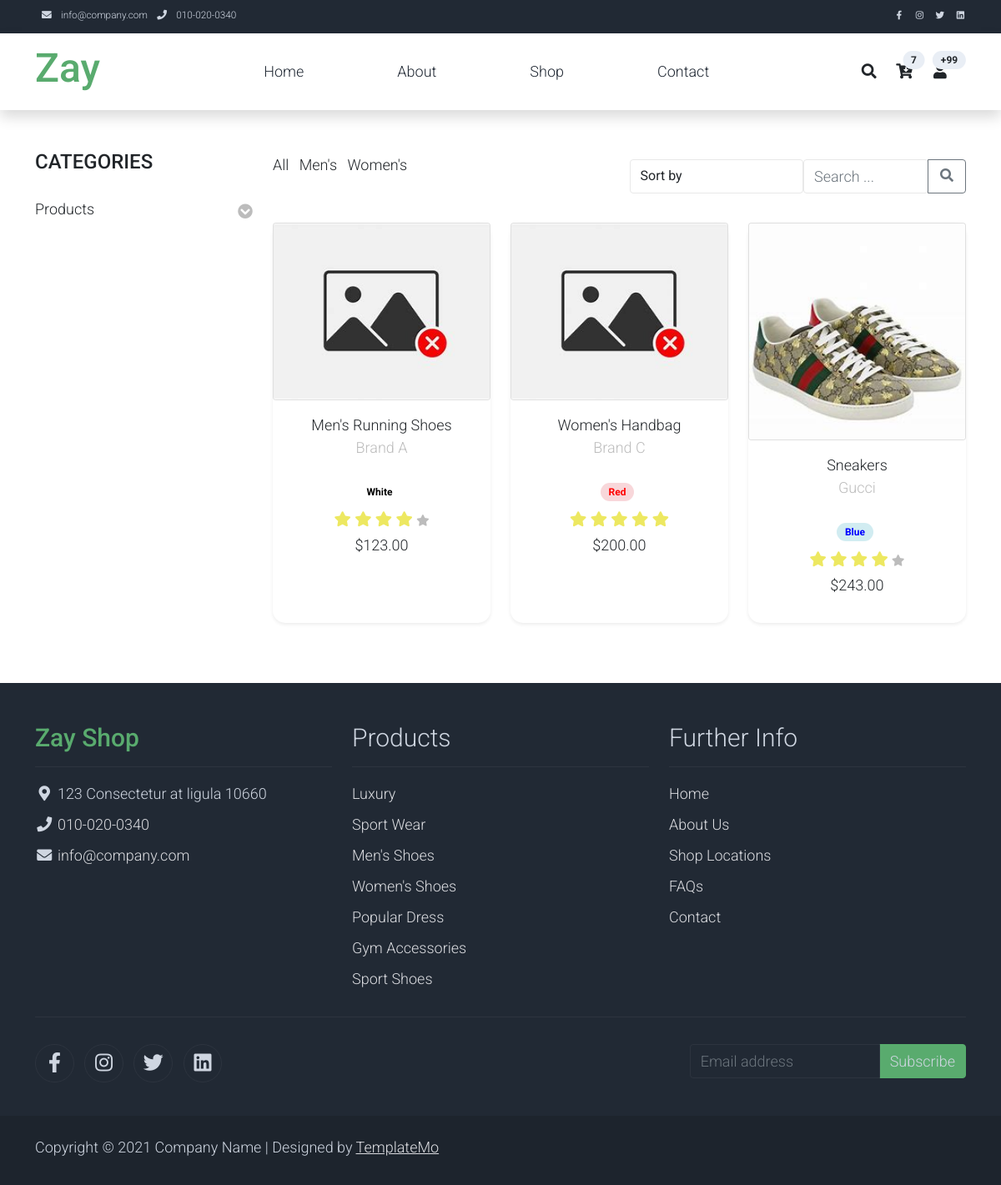
/filter/1/, run on the app's committed database.
### main/models.py (models this page shows, shortened)
class Product(models.Model):
    RATING_CHOICES = [
        (1, '1 Star'),
        (2, '2 Stars'),
        (3, '3 Stars'),
        (4, '4 Stars'),
        (5, '5 Stars'),
    ]
    name = models.CharField(max_length=200)
    rating = models.IntegerField(choices=RATING_CHOICES)
    brand = models.CharField(max_length=100)
    description = models.TextField()
    specifications = models.CharField(max_length=5000, null=True, blank=True)
    available_colors = models.ManyToManyField(Color, blank=True, verbose_name="Available Colors")
    sizes = models.ManyToManyField(Size, blank=True, verbose_name="Available Sizes")
    quantity = models.PositiveIntegerField()
    price = models.DecimalField(max_digits=10, decimal_places=2)
    featured_product = models.BooleanField(default=False, verbose_name="Featured Product")
    category = models.ForeignKey(Category, on_delete=models.CASCADE, related_name="products", null=True)
    gender = models.CharField(max_length=10, choices=[('male', 'Male'), ('female', 'Female'), ('unisex', 'Unisex')], null=True, blank=True)
    images = models.ManyToManyField('ProductImage', related_name='products', blank=True)
    class Meta:
        verbose_name = "Product"
        verbose_name_plural = "Products"

class ProductImage(models.Model):
    product = models.ForeignKey(Product, on_delete=models.CASCADE, related_name='product_images')
    image = models.ImageField(upload_to='product_images/', blank=True, null=True, default='default.jpg')

class Color(models.Model):
    name = models.CharField(max_length=50)

### main/views.py (the view)
# urls.py: path('filter/<int:category_id>/', filter_products, name='filter_products'),
def filter_products(request, category_id):
    products = Product.objects.filter(category__id=category_id)
    context = {
        'products': products,
        'category_id': category_id,
    }
    return render(request, 'shop.html', context)

### templates/shop.html (shortened to what this page needs)
{% extends 'base.html' %}
{% load static %}
{% block content %}
<div class="container py-5">
    <div class="row">
        <div class="col-lg-3 mb-4">
            <h2 class="h4 pb-4 text-uppercase font-weight-bold">Categories</h2>
            <ul class="list-unstyled templatemo-accordion">
                <li class="pb-3">
                    <a class="collapsed d-flex justify-content-between h4 text-dark text-decoration-none" href="#">
                        Products
                        <i class="fa fa-chevron-circle-down mt-1 text-muted"></i>
                    </a>
                </li>
            </ul>
        </div>
        <div class="col-lg-9">
            <div class="row mb-4 align-items-center">
                <div class="col-md-6">
                    <ul class="list-inline shop-top-menu pb-3 pt-1">
                        <li class="list-inline-item"><a class="h5 text-dark text-decoration-none mr-3" href="{% url 'main:shop' %}">All</a></li>
                        <li class="list-inline-item"><a class="h5 text-dark text-decoration-none mr-3" href="{% url 'main:filter_products_by_gender' 'male' %}">Men's</a></li>
                        <li class="list-inline-item"><a class="h5 text-dark text-decoration-none" href="{% url 'main:filter_products_by_gender' 'female' %}">Women's</a></li>
                    </ul>
                </div>
                <div class="col-md-6">
                    <form method="get" action="{% url 'main:shop' %}" id="sortForm" class="d-flex justify-content-end">
                        <select name="sort" class="form-control rounded mr-2" onchange="document.getElementById('sortForm').submit();">
                            <option value="" {% if not sort_option %}selected{% endif %}>Sort by</option>
                        </select>
                        <div class="input-group">
                            <input type="text" name="q" class="form-control rounded" placeholder="Search ..." value="{{ query|default:'' }}" aria-label="Search">
                            <button type="submit" class="btn btn-outline-secondary rounded-right">
                                <i class="fa fa-fw fa-search"></i>
                            </button>
                        </div>
                    </form>
                </div>
            </div>
            <div class="row">
                {% for product in products %}
                    <div class="col-md-4 mb-4">
                        <div class="card product-card shadow-sm rounded-lg border-0 h-100">
                            <div class="card rounded-lg overflow-hidden position-relative">
                                {% if product.images.all %}
                                    <img class="card-img-top img-fluid" src="{{ product.images.first.image.url }}" alt="{{ product.name }}">
                                {% else %}
                                    <img class="card-img-top img-fluid" src="{{ DEFAULT_IMAGE_URL }}" alt="{{ product.name }}">
                                {% endif %}
                            </div>
                            <div class="card-body text-center">
                                <a href="{% url 'main:shop_single' product.id %}" class="h5 text-decoration-none text-dark">{{ product.name }}</a>
                                <p class="small text-muted">{{ product.brand }}</p>
                                <ul class="w-100 list-unstyled d-flex justify-content-center mb-0">
                                    <li class="pt-2">
                                        {% if product.available_colors.all %}
                                            {% for color in product.available_colors.all %}
                                                <span class="badge badge-color-{{ color.name|lower }}">{{ color.name }}</span>
                                            {% endfor %}
                                        {% else %}
                                            <p class="text-muted"><strong>No colors available</strong></p>
                                        {% endif %}
                                    </li>
                                </ul>
                                <ul class="list-unstyled d-flex justify-content-center mt-2 mb-1">
                                    <li>
                                        {% for i in "12345" %}
                                            {% if forloop.counter <= product.rating %}
                                                <i class="text-warning fa fa-star"></i>
                                            {% else %}
                                                <i class="text-muted fa fa-star"></i>
                                            {% endif %}
                                        {% endfor %}
                                    </li>
                                </ul>
                                <p class="text-dark font-weight-bold">${{ product.price }}</p>
                            </div>
                        </div>
                    </div>
                {% endfor %}
            </div>
        </div>
    </div>
</div>
{% endblock content %}

### static/assets/css/templatemo.css (style rules this page uses)
body, ul, li, p, a, label, input, div { font-family: 'Roboto', sans-serif; font-size: 18px !important; font-weight: 300 !important; }
.text-warning { color: #ede861 !important; }
.text-muted { color: #bcbcbc !important; }
.templatemo-accordion a { color: #000; }
.form-control { border: 1px solid #e8e8e8; }

### templates/shop.html (style rules this page uses)
.product-card { transition: transform 0.3s, box-shadow 0.3s; border-radius: 15px; border: 1px solid #e0e0e0; }
.card-body .text-muted { font-size: 0.85rem; }
.badge { margin-right: 5px; padding: 5px 10px; border-radius: 20px; font-size: 0.75rem; }
.badge-color-red { background-color: #f8d7da; color: red; }
.badge-color-blue { background-color: #d1ecf1; color: blue; }
.badge-color-white { background-color: white; color: black; }

### data on the page
Product: images.first.image (placeholder picture), name "Men's Running Shoes", brand "Brand A", rating 4 (drawn), price "123.00"
Color: name "White"
Product: images.first.image (placeholder picture), name "Women's Handbag", brand "Brand C", rating 5 (drawn), price "200.00"
Color: name "Red"
Product: images.first.image (picture), name "Sneakers", brand "Gucci", rating 4 (drawn), price "243.00"
Color: name "Blue"
